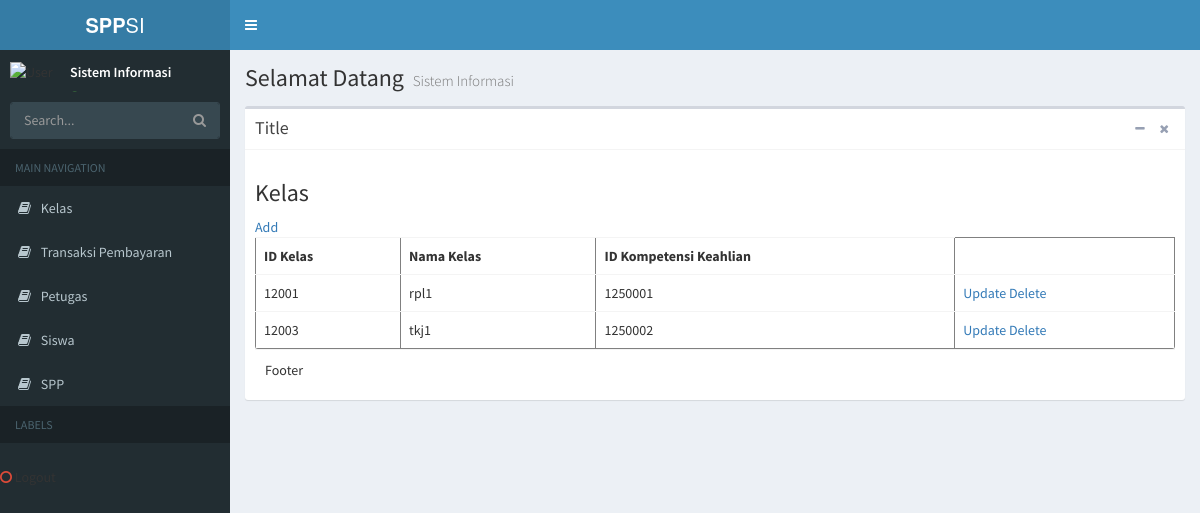
The app's page /index.php/welcome/DataKelas with its own data.
### tables this page shows
CREATE TABLE `kelas` (
  `id_kelas` int(11) NOT NULL,
  `nama_kelas` varchar(10) NOT NULL,
  `id_kk` int(10) NOT NULL
);

### application/controllers/Welcome.php (called while the page is built, shortened)
<?php
class Welcome extends CI_Controller {
	function __construct(){
	$this->load->model('MSudi');
	}
	public function DataKelas()
	{
		if($this->uri->segment(4)=='view')
		{
			$id_kelas=$this->uri->segment(3);
			$tampil=$this->MSudi->GetDataWhere('kelas','id_kelas',$id_kelas)->row();
			$data['detail']['id_kelas']= $tampil->id_kelas;
            		$data['detail']['nama_kelas']= $tampil->nama_kelas;
            		$data['detail']['id_kk']= $tampil->id_kk;
			$data['content']='VFormUpdateKelas';
		}
		else
		{
			$data['DataKelas']=$this->MSudi->GetData('kelas');
			$data['content']='VKelas';
		}
		$this->load->view('VBackend',$data);
	}
}

### index.php (called while the page is built, shortened)
<?php
require_once BASEPATH.'core/CodeIgniter.php';

### application/models/MSudi.php (called while the page is built, shortened)
<?php
class MSudi extends CI_Model
{
    function GetData($tabel)
    {
        $query= $this->db->get($tabel);
        return $query->result();
    }
}

### application/views/VKelas.php (the view)
<h3 class="box-title">Kelas</h3>
              <a href="<?php echo site_url('Welcome/VFormAddKelas'); ?>">Add</a>
            <div class="box-body table-responsive no-padding">
              <table class="table table-hover" border="1px">
	<tr>
		<th>ID Kelas</th>
		<th>Nama Kelas</th>
		<th>ID Kompetensi Keahlian</th>
	</tr>
	<?php
	if(!empty($DataKelas))
	{
		foreach($DataKelas as $ReadDS)
		{
	?>
	<tr>
		<td><?php echo $ReadDS->id_kelas; ?></td>
		<td><?php echo $ReadDS->nama_kelas; ?></td>
		<td><?php echo $ReadDS->id_kk; ?></td>
		<td>
			<a href="<?php echo site_url('Welcome/DataKelas/'.$ReadDS->id_kelas.'/view') ?>">Update</a>
			<a href="<?php echo site_url('Welcome/DeleteDataKelas/'.$ReadDS->id_kelas) ?>">Delete</a>
		</td>
	</tr>
	<?php
		}
	}
	?>
</table>

### records on screen
kelas: id_kelas "12001", nama_kelas "rpl1", id_kk "1250001"
kelas: id_kelas "12003", nama_kelas "tkj1", id_kk "1250002"
